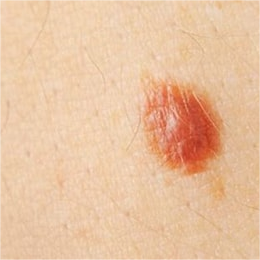
%> input picture skin_cancer_image1.bmp, 260 x 260 px
$ octave CV.m   (GNU Octave 9; MATLAB toolbox functions it lacks are replaced by stand-ins)
%> lines starting %> are read from the running program, lines starting %| are printed output that depends on the picture; in (x1, y1, x2, y2) boxes, pixels count from 0 and x2, y2 are one past the last pixel; in counts of white or black regions, pixels touching at a corner belong together; the program's own positions count from 1
### EVOL_CV.m
function phi = EVOL_CV(phi0,Img,lambda1,lambda2,mu,nu,pu,timestep,epsilon,numIter)
%   input:
%       Img: input image
%       phi0: level set function to be updated
%       mu: weight for length term
%       nu: weight for area term, default value 0
%       pu：the weight parameter of the penalizing term
%       lambda_1:  weight for c1 fitting term
%       lambda_2:  weight for c2 fitting term
%       timestep: time step
%       epsilon: parameter for computing smooth Heaviside and dirac function
%       numIter: number of iterations
%   output:
%       phi: updated level set function
phi = phi0;
for k=1:numIter
    phi = NeumannBoundCond(phi);
    delta_h = Dirac(phi,epsilon);
    H = Heaviside(phi,epsilon);
    Curv = curvature(phi,1);
    [C1,C2]=binaryfit_CV(Img,H);
    F_CV = (-lambda1*(Img-C1).^2+lambda2*(Img-C2).^2);
    penalizingTerm=pu*(4*del2(phi)-Curv);
    lengthTerm = delta_h.*Curv ;
    phi=phi+timestep*(delta_h.* (F_CV-nu)+ mu.*lengthTerm+penalizingTerm);
end

### CV.m
%demo_CV.m
close all;
clear all;
clc;

% Read Image
c0 = 2;
Img = imread('skin_cancer_image1.bmp');
%> Img is the input picture: size 260x260x3 uint8; mean R, G, B 233, 193.8, 160.4
Temp = Img;
if ndims(Img) == 3
    Img = rgb2gray(Img);
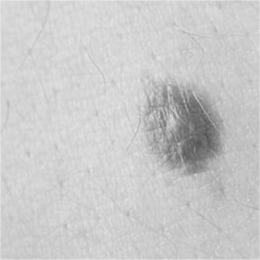
%> Img: size 260x260 uint8; min 83, max 232, mean 201.7
end
Img = double(Img);
%> Img: size 260x260 double

% Initial phi is the level set function
%figure;imagesc(Img,[0,255]);colormap(gray);hold on; axis off; axis equal;
figure;
imshow(Temp);colormap;
rNum = 1;% the cicle number in a row
cNum = 1;% the cicle number in a colcumn
[m,n] = size(Img);
%> m = 260; n = 260
phi= ones(m,n).*c0;
r = min(m/(2*rNum),n/(2*cNum))/2;
%> r = 65
    for i = 1:rNum
        for j = 1:cNum
            px = (2*i-1)*(m/(2*rNum));
            py = (2*j-1)*(n/(2*cNum));%(px,py) is the centre of the initial zero level set cicle
            for x = 1:m
                for y = 1:n
                    d = (x-px)^2 + (y - py)^2;
                    if d < r^2
                       phi(x,y) = -c0;
                    end%if
                end%y
            end%x
        end%for j
     end%for i
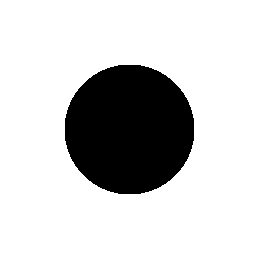
%> phi: size 260x260 double; values -2 (black) and 2 (white), 80.4% white; 1 black region, box (x1, y1, x2, y2) and area: (65, 65, 194, 194) 13237
hold on;
[c,h] = contour(phi,[0 0],'r');
%> h = -40.53
hold off;

iterNum =600; % the total number of the iteration
lambda1 = 1;   % the weight parameter of the globe term which is inside the level set
lambda2 = 1;   % the weight parameter of the globe term which is ouside the level set
mu = 0.01*255*255; % the weight parameter of the length term
nu = 0; % the weight parameter of the area term
pu = 1.0; %the weight parameter of the penalizing term
timestep = 0.1; % the time step of the level set function evolution
epsilon = 1.0; % the parameter of the Heaviside function and the Dirac delta function
%tol=2*10^-5;

% all model's initial level set is same
phi_CV        = phi;
phi_star      = phi;

figure;
imshow(uint8(Img)); colormap;

%start the level set evolution
%CV Model
error=zeros(1,600);
tic
%> (the run ends here)
